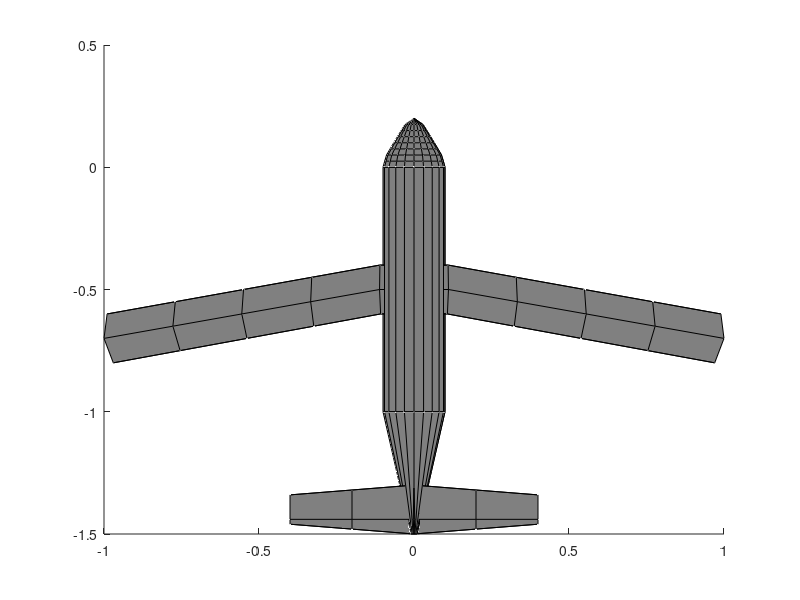

The MATLAB script that drew this image:
function [h] = uav(varargin) 
%uav draws a simple 3D airplane loosely modelled after a Lockheed C-130.
% 
%% uav Syntax 
% 
%  uav 
%  uav(x,y,z)
%  uav(...,'roll',RollDegrees)
%  uav(...,'pitch',PitchDegrees)
%  uav(...,'yaw',YawDegrees)
%  uav(...,'color',AirplaneColor)
%  uav(...,'fuselage',FuseLageColor)
%  uav(...,'wing',WingColor)
%  uav(...,'tailwing',TailwingColor)
%  uav(...,'fin',FinColor)
%  uav(...,'prop',PropellerColor)
%  uav(...,'scale',SizeScaleFactor)
%  uav(...,'z',ZScaleFactor)
%  uav(...,'linestyle','LineStyle')
%  uav(...,'linecolor',LineColor)
%  h = uav(...)
% 
%% uav Description
%
% uav draws a 3D airplane.
% 
% uav(x,y,z) draws an airplane centered approximately at the location
% given by x,y,z, where x, y, and z must be scalar values. 
% 
% uav(...,'roll',RollDegrees) specifies roll of the aircraft in degrees
% relative to the approximate center of gravity of the aircraft. 
%
% uav(...,'pitch',PitchDegrees) specifies pitch of the aircraft in
% degrees.
%
% uav(...,'yaw',YawDegrees) specifies yaw of the aircraft in degrees in
% the global coordinate system. The xyz2rpy function may help with
% determining appropriate yaw values. 
%
% uav(...,'color',AirplaneColor) specifies a color of all surfaces of
% the plane.  Color may be given by Matlab color name (e.g., 'red'),
% Matlab color abbreviation (e.g., 'r'), or RGB value (e.g., [1 0 0]).
% The 'color' option may be paired with options for specifying colors of
% specific parts of the plane.  For example, uav('color','b','wing',y)
% creates a blue airplane with yellow wings. Default color is gray. 
%
% uav(...,'fuselage',FuselageColor) specifies fuselage color. 
%
% uav(...,'wing',WingColor) specifies wing color. 
%
% uav(...,'tailwing',TailwingColor) specifies color of horizontal
% stabilizer wings at the tail of the plane. 
%
% uav(...,'fin',FinColor) specifies color of the vertical stabilizer fin
% at the tail of the plane. 
%
% uav(...,'scale',SizeScaleFactor) scales dimensions of the plane by
% some scalar factor. By default, uav draws an airplane with dimensions
% which approximately match the dimensions C-130 airplane in meters.  If you'd 
% like to draw a C-130 in dimensions of feet, try uav('scale',3.281). 
%
% uav(...,'z',ZScaleFactor) scales only vertical dimensions by some
% scalar value.  This may be useful if you're animating an airplane in a
% coordinate system where the vertical dimension is stretched to show
% relief.  If your axes are not equal, consider a ZScaleFactor given by
% the ratio of (xlim(2)-xlim(1))/(zlim(2)-zlim(1)). 
%
% uav(...,'linestyle','LineStyle') specifies style of the lines
% connecting surface vertices. Default is '-', but can be set to any
% valid linestyle, including 'none' to show a smooth surface. 
%
% uav(...,'linecolor',LineColor) specifies edge color of lines
% connecting surface verticies. Default line color is black. 
% 
% h = uav(...) returns handles of the 13 surface objects created by
% uav. Handles correspond to the following: 
% 
%   * h(1): main fuselage. 
%   * h(2): nose. 
%   * h(3): tail section of fuselage. 
%   * h(4): top side of main wing. 
%   * h(5): under side of main wing. 
%   * h(6): top side of tail wing. 
%   * h(7): under side of tail wing. 
%   * h(8): right side of fin. 
%   * h(9): left side of fin. 
%
%% Author Info
% Chad A. Greene of the University of Texas Institute for Geophysics (UTIG)
% wrote this on Saturday, September 27, 2014. Feel free to visit Chad on
% over at http://www.chadagreene.com. 
%
% Modified by:
% Zihao Wang
% 

%% Set Defaults: 

wingColor     = .5*[1 1 1];
fusColor      = .5*[1 1 1];
tailWingColor = .5*[1 1 1];
finColor      = .5*[1 1 1];
propColor     = .5*[1 1 1];
edgeColor     = 'k';
linestyle     = '-'; 
scale         = 1; 
zscale        = 1; 
setroll       = false; 
setpitch      = false; 
setyaw        = false; 

%% Parse Inputs: 

if nargin>2 && isnumeric(varargin{1}) && isnumeric(varargin{2}) && isnumeric(varargin{3})
    x = varargin{1}; 
    y = varargin{2}; 
    z = varargin{3}; 
    assert(isscalar(x)==1,'uav input x must be a scalar.')
    assert(isscalar(y)==1,'uav input y must be a scalar.')
    assert(isscalar(z)==1,'uav input z must be a scalar.')
else
    x = 0; 
    y = 0; 
    z = 0; 
end

tmp = strncmpi(varargin,'col',3); 
if any(tmp)
    wingColor     = varargin{find(tmp)+1}; 
    fusColor      = varargin{find(tmp)+1}; 
    tailWingColor = varargin{find(tmp)+1}; 
    finColor      = varargin{find(tmp)+1}; 
end

tmp = strncmpi(varargin,'fus',3)|strcmpi(varargin,'body'); 
if any(tmp)
    fusColor = varargin{find(tmp)+1}; 
end

tmp = strncmpi(varargin,'wing',4); 
if any(tmp)
    wingColor = varargin{find(tmp)+1}; 
end

tmp = strncmpi(varargin,'tail',4); 
if any(tmp)
    tailWingColor = varargin{find(tmp)+1}; 
end

tmp = strncmpi(varargin,'fin',3); 
if any(tmp)
    finColor = varargin{find(tmp)+1}; 
end

tmp = strncmpi(varargin,'prop',4); 
if any(tmp)
    propColor = varargin{find(tmp)+1}; 
end

tmp = strcmpi(varargin,'scale');  
if any(tmp) 
    scale = varargin{find(tmp)+1}; 
    assert(isscalar(scale)==1,'It may seem redundant, but the scale must be a scalar.')
end

tmp = strncmpi(varargin,'z',1); 
if any(tmp)
    zscale = varargin{find(tmp)+1}; 
    assert(isscalar(zscale)==1,'It may seem redundant, but the z scale must be a scalar.')
end

tmp = strncmpi(varargin,'lines',5); 
if any(tmp)
    linestyle = varargin{find(tmp)+1}; 
    assert(isnumeric(linestyle)==0,'LineStyle cannot be numeric.')
end

tmp = strncmpi(varargin,'linecol',7)|strncmpi(varargin,'edgecol',3); 
if any(tmp)
    edgeColor = varargin{find(tmp)+1}; 
end

tmp = strcmpi(varargin,'roll')|strcmpi(varargin,'biscuits'); 
if any(tmp)
    setroll = true; 
    roll = varargin{find(tmp)+1}; 
    assert(isscalar(roll)==1,'Roll must be a scalar value in degrees.')
end

tmp = strcmpi(varargin,'pitch'); 
if any(tmp)
    setpitch = true; 
    pitch = varargin{find(tmp)+1}; 
    assert(isscalar(pitch)==1,'Pitch must be a scalar value in degrees.')
end

tmp = strcmpi(varargin,'yaw')|strcmpi(varargin,'yall'); % to accommodate our southern friends 
if any(tmp)
    setyaw = true; 
    yaw = varargin{find(tmp)+1}; 
    assert(isscalar(yaw)==1,'Yaw must be a scalar value in degrees.')
end

%% Dimensions: 

wingspan = 2*scale; 
tailwingspan = 0.8*scale; 
tailLength = 0.5*scale; 
fusLength = 1*scale;  
fusRadius = 0.1*scale;  
wingWidth = 0.5*scale; % changing wingWidth will affect several dimensions

% Center the dimensions: 
z = z+fusRadius; 

%% Determine if a figure is already open: 

initialHoldState = 0; 
SetView = isempty(get(gcf,'CurrentAxes'));
    
if ~SetView
    if ishold
        initialHoldState = 1; % documents initial hold state to reset it later 
    else 
        cla % if hold is on initially, clear the axes and make a new plot
        SetView = true;
    end      
end

%% Draw surfaces: 

% Fuselage: 
[xcf,zcf,ycf] = cylinder(fusRadius); 
h(1) = surface(xcf+x,y-ycf*fusLength,z+zcf*zscale,...
    'facecolor',fusColor,'linestyle',linestyle,...
    'edgecolor',edgeColor);
if ~initialHoldState
    hold on
end

% Nose: 
[xcn,zcn,ycn] = cylinder(fusRadius.*([1 .95 .9 .8 .7 .6 .5 .4 .3]).*(cos(linspace(0,pi/2,9)).^.2)); 
zcn(6:end,:) = zcn(6:end,:)-fusRadius/5; 
ycn = -ycn.*.2*fusLength; 
h(2) = surface(x+xcn,y-ycn,z+zcn*zscale,...
    'facecolor',fusColor,'linestyle',linestyle,...
    'edgecolor',edgeColor);

% Tail
x1 = xcf(1,:); 
x2 = .1*x1;% zeros(size(x1)); 
y1 = fusLength*ones(size(x1)); 
y2 = y1+tailLength; 
z1 = zcf(1,:); 
z2 = fusRadius*ones(size(z1)); 
h(3) = surface(x+[x1;x2],y-[y1;y2],z+[z1;z2]*zscale,...
    'facecolor',fusColor,'linestyle',linestyle,...
    'edgecolor',edgeColor);

% Wings: 
xw1 = -linspace(-wingspan/2,wingspan/2,10);
yw2 = zeros(size(xw1))-0.5*fusLength-[linspace(0.2*fusLength,0,size(xw1,2)/2),linspace(0,0.2*fusLength,size(xw1,2)/2)];
yw1 = yw2+0.2*wingWidth;
yw3 = yw2-0.2*wingWidth;
% yw2 = zeros(size(xw1))+[linspace(0.6*wingWidth,0.3*wingWidth,5),linspace(0.3*wingWidth,0.6*wingWidth,5)] + wingWidth/2;
% yw1 = yw2 - max(abs(xw1))/20;
% yw3 = yw2 + 0.6*wingWidth-abs(xw1)/5;
zw1 = 0*fusRadius*ones(size(xw1)); 
h(4) = surface(x+[.99*xw1;xw1;.97*xw1],y+[yw1;yw2;yw3],...
    z+[zw1;zw1+.15*fusRadius;zw1]*zscale,'facecolor',wingColor,...
    'linestyle',linestyle,'edgecolor',edgeColor);
h(5) = surface(x+[.99*xw1;xw1;.97*xw1],y+[yw1;yw2;yw3],...
    z+[zw1;zw1;zw1]*zscale,'facecolor',wingColor,...
    'linestyle',linestyle,'edgecolor',edgeColor);

% tail wing: 
xtw1 = -linspace(-tailwingspan/2,tailwingspan/2,5); 
xtw = [xtw1;xtw1;xtw1];
ytw1 = fusLength+.6*tailLength+ abs(xtw1)/10;
ytw2 = zeros(size(xtw1))+ fusLength+.88*tailLength;
ytw3 = ytw2+.12*tailLength-abs(xtw1)/10;
ytw = [ytw1; ytw2;ytw3]; 
ztw1 = .9*fusRadius*ones(size(xtw1)); 
h(6) = surface(x+xtw,y-ytw,z+[ztw1;ztw1+.05*fusRadius;ztw1]*zscale,...
    'facecolor',tailWingColor,'linestyle',linestyle,...
    'edgecolor',edgeColor); 
h(7) = surface(x+xtw,y-ytw,z+[ztw1;ztw1;ztw1]*zscale,...
    'facecolor',tailWingColor,'linestyle',linestyle,...
    'edgecolor',edgeColor);

% Fin: 
yts = fusLength+tailLength*[1 .88 .6]; 
yts = [yts;yts]; 
zts = fusRadius*[1 1 1]; 
zts(2,:)= zts+5*fusRadius*[1 1 0]; 
xts = [0 fusRadius/20 0;0 fusRadius/40 0]; 
h(8) = surface(x+xts,y-yts,z+zts*0.7*zscale,...
    'facecolor',finColor,'linestyle',linestyle,...
    'edgecolor',edgeColor);
h(9) = surface(x-xts,y-yts,z+zts*0.7*zscale,...
    'facecolor',finColor,'linestyle',linestyle,...
    'edgecolor',edgeColor);

%% Set Roll, Pitch, and Yaw: 
if setroll
    rotate(h,[0 1 0],roll,[x y z]);
end

if setpitch
    rotate(h,[1 0 0],pitch,[x y z]);
end

if setyaw
    rotate(h,[0 0 1],yaw-90,[x y z]);
end

%% Set view
% if SetView
%     view([140 30]); 
%     axis tight equal
%     lighting gouraud
%     camlight
% else
%     axis auto
% end

%% Clean up: 

% Return axes to initial hold state
if ~initialHoldState
    hold off
end
    
% Discard surface handles if they're unwanted: 
if nargout==0
    clear h
end
end
